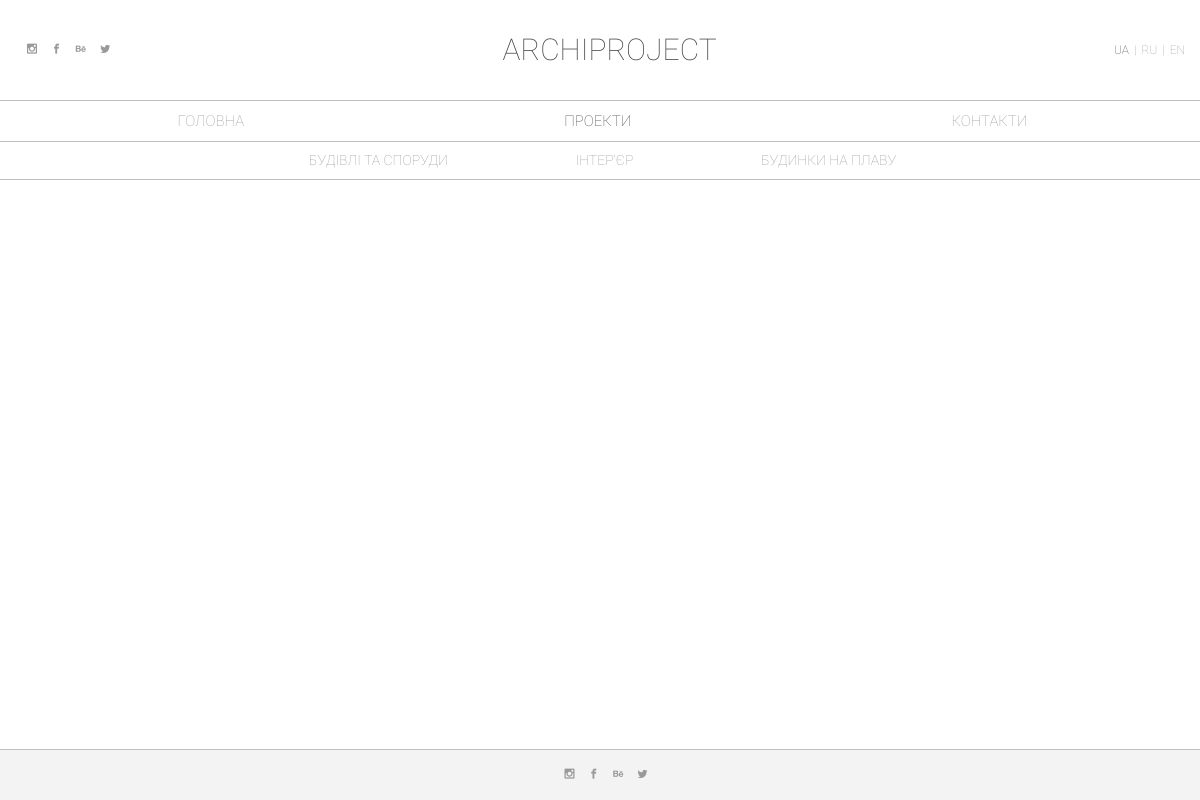
The page /projects/ on the database as committed earlier.
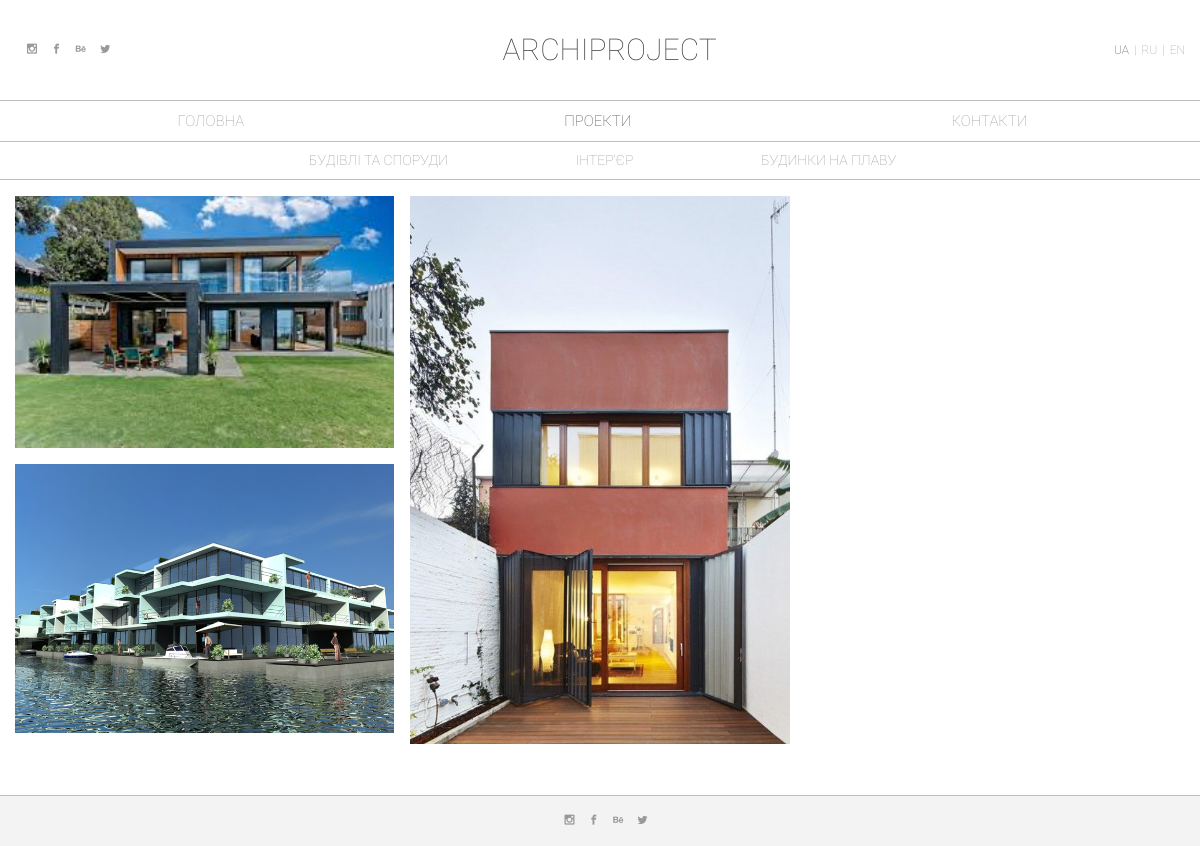
The same page on the database as committed later.
### archapp/models.py (models this page shows, shortened)
class BuildingProject(models.Model):
    title_en = models.CharField(max_length=40,blank=True, null=True)
    title_ru = models.CharField(max_length=40,blank=True, null=True)
    title_ua = models.CharField(max_length=40,blank=True, null=True)
    description_en = models.TextField(max_length=150,blank=True, null=True)
    description_ru = models.TextField(max_length=150,blank=True, null=True)
    description_ua = models.TextField(max_length=150,blank=True, null=True)
    name_en = models.CharField(max_length=100)
    name_ru = models.CharField(max_length=100)
    name_ua = models.CharField(max_length=100)
    location_en = models.CharField(max_length=200,blank=True, null=True)
    location_ru = models.CharField(max_length=200,blank=True, null=True)
    location_ua = models.CharField(max_length=200,blank=True, null=True)
    text_en = models.TextField(max_length=500,blank=True, null=True)
    text_ru = models.TextField(max_length=500,blank=True, null=True)
    text_ua = models.TextField(max_length=500,blank=True, null=True)
    year = models.CharField(max_length=9,blank=True, null=True)
    img = models.FileField(blank=True, null=True)
    type = models.ForeignKey(BuildingType, blank=True, null=True)
    date = models.DateTimeField(default=datetime.now(), null=False, blank=False)
    active = models.BooleanField(default=True)
    category = 'building'

class FloatingProject(models.Model):
    title_en = models.CharField(max_length=40,blank=True, null=True)
    title_ru = models.CharField(max_length=40,blank=True, null=True)
    title_ua = models.CharField(max_length=40,blank=True, null=True)
    description_en = models.TextField(max_length=150,blank=True, null=True)
    description_ru = models.TextField(max_length=150,blank=True, null=True)
    description_ua = models.TextField(max_length=150,blank=True, null=True)
    name_en = models.CharField(max_length=100)
    name_ru = models.CharField(max_length=100)
    name_ua = models.CharField(max_length=100)
    location_en = models.CharField(max_length=200,blank=True, null=True)
    location_ru = models.CharField(max_length=200,blank=True, null=True)
    location_ua = models.CharField(max_length=200,blank=True, null=True)
    text_en = models.TextField(max_length=500,blank=True, null=True)
    text_ru = models.TextField(max_length=500,blank=True, null=True)
    text_ua = models.TextField(max_length=500,blank=True, null=True)
    year = models.CharField(max_length=9,blank=True, null=True)
    img = models.FileField(blank=True, null=True)
    type = models.ForeignKey(FloatingType, blank=True, null=True)
    date = models.DateTimeField(default=datetime.now(), null=False, blank=False)
    active = models.BooleanField(default=True)
    category = 'floating'

### archapp/views.py (the view)
# urls.py: url(r'^projects/(?P<category>[\w]+)/(?P<pk>[0-9]+)/', views.project, name='project'),
def projects(request):
    projects = sorted(chain(BuildingProject.objects.all(), InteriorProject.objects.all(), FloatingProject.objects.all()),
                    key=lambda instance: instance.date)
    content = {
        'Project' : projects,
    }
    return render(request, 'ua/projects.html', content)

### archapp/templates/ua/projects.html (shortened to what this page needs)
{% extends "ua/index.html" %}
{% load staticfiles %}
{% block headinua %}
  <link rel="stylesheet" href="{% static 'css/projects.css' %}"/>
{% endblock %}
{% block content %}
<div class="lang">
  <ul class="lang-list">
    <li id="lang-ua" class="active-item"><a href="/projects/">UA</a></li>
    <li>|</li>
    <li id="lang-ru"><a href="/ru/projects/">RU</a></li>
    <li>|</li>
    <li id="lang-en"><a href="/en/projects/">EN</a></li>
  </ul>
</div>
</div>
</header>
<nav class="menu">
<ul class="menu-list">
<li id="menu-home"><a href="/">ГОЛОВНА</a></li>
<li id="menu-projects" class="active-item"><a href="/projects/">ПРОЕКТИ</a></li>
<li id="menu-contact"><a href="/contact/">КОНТАКТИ</a></li>
</ul>
</nav>
<nav class="submenu">
  <ul class="submenu-list" id=myBtnContainer>
    <li><a class="btn" onclick="filterSelection('building')" >будівлі та споруди</a></li>
    <li><a class="btn" onclick="filterSelection('interior')" >інтер'єр</a></li>
    <li><a class="btn" onclick="filterSelection('floating')" >будинки на плаву</a></li>
  </ul>
</nav>
<section class="projects-wrapper">
  <div class="projects" >
    <div id="portfolio" class="containerP">
      {% for P in Project %}
        <a href="{% url 'project' category=P.category pk=P.pk %}">
          <div class="tile {{ P.category}}">
            <img src="{{ P.img.url }}" alt="" />
          </div>
        </a>
      {% endfor %}
    </div>
  </div>
</section>
{% endblock %}

### archapp/templates/ua/index.html (shortened to what this page needs)
{% extends "indextemplate.html" %}
{% load staticfiles %}
  {% block headin %}
    {% block headinua %}
    {% endblock %}
  {% endblock %}
{% block body %}
  <header class="mainheader">
    <div class="container">
      <div class="soc-icons">
        <a href="https://www.instagram.com/" target="_blank" rel="nofollow">
          <span class="icon-instagram"></span>
        </a>
        <a href="https://www.facebook.com/" target="_blank" rel="nofollow">
          <span class="icon-facebook"></span>
        </a>
        <a href="https://www.behance.net/" target="_blank" rel="nofollow">
          <span class="icon-behance"></span>
        </a>
        <a href="https://twitter.com/" target="_blank" rel="nofollow">
          <span class="icon-twitter"></span>
        </a>
      </div>
      <div class="mainlogo">
        <a href="/">ARCHIPROJECT</a>
      </div>
  {% block content %}
  {% endblock %}
  <footer>
    <div class="container">
      <div class="soc-icons">
        <a href="https://www.instagram.com/" target="_blank" rel="nofollow">
          <span class="icon-instagram"></span>
        </a>
        <a href="https://www.facebook.com/" target="_blank" rel="nofollow">
          <span class="icon-facebook"></span>
        </a>
        <a href="https://www.behance.net/" target="_blank" rel="nofollow">
          <span class="icon-behance"></span>
        </a>
        <a href="https://twitter.com/" target="_blank" rel="nofollow">
          <span class="icon-twitter"></span>
        </a>
      </div>
    </div>
  </footer>
{% endblock %}

### archapp/templates/indextemplate.html (shortened to what this page needs)
<html lang="en">
<head>
  {% load staticfiles %}
  <link rel="stylesheet" href="{% static 'css/all.css' %}"/>
  {% block headin %}
  {% endblock %}
</head>
<body>
{% block body %}
{% endblock %}
</body>

### archapp/static/css/all.css (style rules this page uses)
* { box-sizing: border-box; outline: none; }
body { margin: 0; font-family: Roboto-Thin, sans-serif; position: relative; padding-bottom: 70px; }
a { text-decoration: none; }
.mainheader { padding: 25px 0; border-bottom: 1px solid #bebebe; padding-left: 7px; padding-right: 7px; }
.container { position: relative; margin-right: auto; margin-left: auto; display: flex; justify-content: space-between; height: auto; align-items:center; }
footer .container { justify-content: space-around; }
@media (min-width: 768px) { .container { width: 750px; } }
@media (min-width: 992px) { .container { width: 970px; } }
@media (min-width: 1200px) { .container { width: 1170px; } }
.soc-icons { width: auto; }
.icon-behance, .icon-twitter, .icon-facebook, .icon-instagram { font-family: icomoon!important; speak: none; font-style: normal; font-weight: 400; font-variant: normal; text-transform: none; line-height: 1; -webkit-font-smoothing: antialiased; }
.icon-behance::before { content: "\eaa8"; }
.icon-twitter::before { content: "\ea96"; }
.icon-facebook::before { content: "\ea90"; }
.icon-instagram::before { content: "\ea92"; }
.soc-icons a { margin-left: 12px; color: #999; line-height: 30px; font-size: 10px; }
.mainlogo { width: auto; }
.mainlogo a { font-family: Roboto-Thin, sans-serif; color: #464646; font-size: 30px; line-height: 50px; }
.lang { width: auto; }
.lang-list { list-style-type: none; margin: 0; padding: 0; }
.lang-list li { float: left; margin-left: 5px; }
.lang-list a, .lang-list li { color: #999; line-height: 30px; font-size: 12px; }
.active-item a { color: #464646; }
.menu { border-bottom: 1px solid #bebebe; }
.menu-list { position: relative; margin: 5px; margin-right: auto; margin-left: auto; padding-left: 15px; padding-right: 15px; display: flex; justify-content: space-around; height: auto; list-style-type: none; padding: 0; }
@media (min-width: 768px) { .menu-list { width: 750px; } }
@media (min-width: 992px) { .menu-list { width: 970px; } }
@media (min-width: 1200px) { .menu-list { width: 1170px; } }
.menu-list li { float: left; margin-left: 5px; }
.menu-list a, .menu-list li { color: #999; line-height: 30px; font-size: 15px; text-transform: uppercase; }
footer { border-top: 1px solid #bebebe; position: absolute; bottom: 0; left: 0; width: 100%; padding-top: 10px; padding-bottom: 10px; background-color: #f3f3f3; }

### archapp/static/css/projects.css (style rules this page uses)
.submenu { border-bottom: 1px solid #bebebe; }
.submenu-list { position: relative; margin: 5px; margin-right: auto; margin-left: auto; padding-left: 15px; padding-right: 15px; display: flex; justify-content: space-around; height: auto; list-style-type: none; padding: 0; }
@media (min-width: 768px) { .submenu-list { width: 500px; } }
@media (min-width: 992px) { .submenu-list { width: 750px; } }
@media (min-width: 1200px) { .submenu-list { width: 970px; } }
.submenu-list li { float: left; margin-left: 5px; }
.submenu-list a, .submenu-list li { color: #999; line-height: 27px; font-size: 14px; text-transform: uppercase; }
.active-item a { color: #464646; }
.btn { cursor: pointer; }
.projects-wrapper, .projects-type { margin-right: auto; margin-left: auto; }
@media (min-width: 768px) { .projects-wrapper, .projects-type { width: 750px; } }
@media (min-width: 992px) { .projects-wrapper, .projects-type { width: 970px; } }
@media (min-width: 1200px) { .projects-wrapper, .projects-type { width: 1170px; } }
.projects { position: relative; display: flex; flex-wrap: wrap; justify-content: space-around; height: auto; align-items:center; }
#portfolio { -webkit-column-count: 1; -moz-column-count: 1; column-count: 1; -webkit-column-width: 100%; -moz-column-width: 100%; column-width: 100%; }
.tile img { max-width: 100%; width: 100%; transition: transform 1s; position: relative; z-index: 5; }
.tile { position: relative; overflow: hidden; border-bottom: 1rem solid #fff; display: none; }
.show { display: block; }
@media (min-width: 768px) { #portfolio { width: 100%; margin: 1rem 0; -webkit-column-count: 2; -moz-column-count: 2; column-count: 2; -webkit-column-gap: 1rem; -moz-column-gap: 1rem; column-gap: 1rem; -webkit-column-width: 50%; -moz-column-width: 50%; column-width: 50%; } }
@media (min-width: 1200px) { #portfolio { margin: 1rem 0; -webkit-column-count: 3; -moz-column-count: 3; column-count: 3; -webkit-column-gap: 1rem; -moz-column-gap: 1rem; column-gap: 1rem; -webkit-column-width: 33.33333333333333%; -moz-column-width: 33.33333333333333%; column-width: 33.33333333333333%; } }

Rows that differ between the two databases and show on the page:
added BuildingProject: img (picture)
added FloatingProject: img (picture)
added BuildingProject: img (picture)
